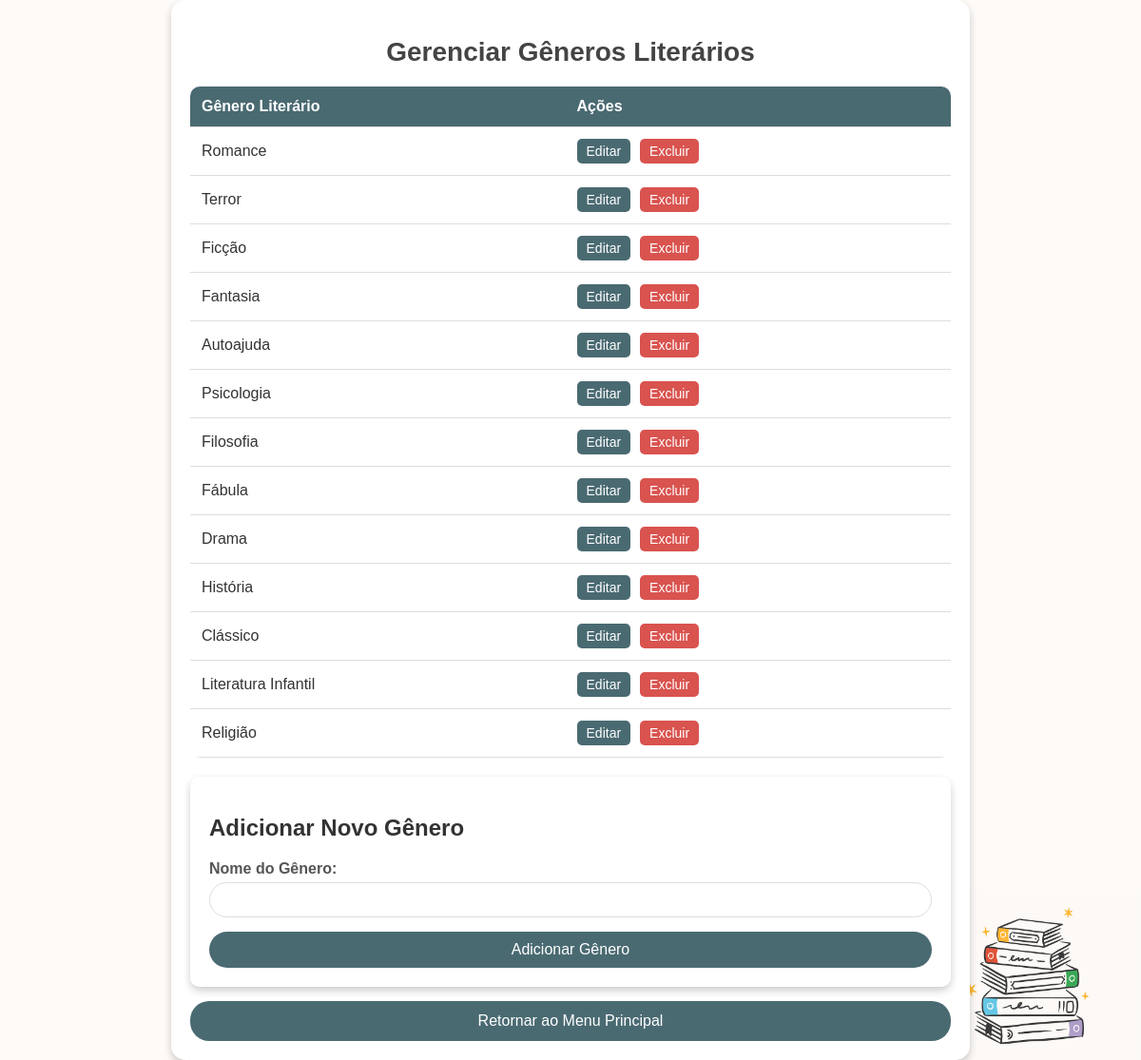
Screenshot of /manage_genres with the database file from the repository.
### app.py (models this page shows)
class Genre(db.Model):
    id = db.Column(db.Integer, primary_key=True)
    name = db.Column(db.String(50), nullable=False)

### app.py (the view)
@app.route('/manage_genres')
def manage_genres():
    genres = Genre.query.all()
    return render_template('manage_genres.html', genres=genres)

### templates/manage_genres.html (shortened to what this page needs)
<!DOCTYPE html>
<html lang="en">
<head>
</head>
<body>
    <div class="container">
        <h1>Gerenciar Gêneros Literários</h1>
        <table>
            <thead>
                <tr>
                    <th>Gênero Literário</th>
                    <th>Ações</th>
                </tr>
            </thead>
            <tbody>
                {% for genre in genres %}
                    <tr>
                        <td>{{ genre.name }}</td>
                        <td class="action-buttons">
                            <a href="{{ url_for('edit_genre', genre_id=genre.id) }}"><button>Editar</button></a>
                            <form action="{{ url_for('delete_genre', genre_id=genre.id) }}" method="post" onsubmit="return confirm('Tem certeza que deseja excluir este gênero?');">
                                <button type="submit">Excluir</button>
                            </form>
                        </td>
                    </tr>
                {% endfor %}
            </tbody>
        </table>
        <div class="form-container">
            <h2>Adicionar Novo Gênero</h2>
            <form action="{{ url_for('add_genre') }}" method="post">
                <label for="name">Nome do Gênero:</label>
                <input type="text" name="name" id="name" required>
                <button type="submit">Adicionar Gênero</button>
            </form>
        </div>
        <a href="{{ url_for('home') }}" class="return-button">Retornar ao Menu Principal</a>
    </div>
</body>
</html>

### rows the page displays
Genre: name "Romance"
Genre: name "Terror"
Genre: name "Ficção"
Genre: name "Fantasia"
Genre: name "Autoajuda"
Genre: name "Psicologia"
Genre: name "Filosofia"
Genre: name "Fábula"
Genre: name "Drama"
Genre: name "História"
Genre: name "Clássico"
Genre: name "Literatura Infantil"
Genre: name "Religião"
